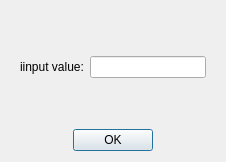
<?xml version="1.0" encoding="UTF-8"?>
<ui version="4.0">
 <class>SscDialog</class>
 <widget class="QDialog" name="SscDialog">
  <property name="geometry">
   <rect>
    <x>0</x>
    <y>0</y>
    <width>226</width>
    <height>162</height>
   </rect>
  </property>
  <property name="windowTitle">
   <string>Dialog</string>
  </property>
  <layout class="QVBoxLayout" name="verticalLayout">
   <item>
    <widget class="QWidget" name="widget" native="true">
     <layout class="QHBoxLayout" name="horizontalLayout">
      <item>
       <widget class="QLabel" name="label">
        <property name="text">
         <string>iinput value:</string>
        </property>
       </widget>
      </item>
      <item>
       <widget class="QLineEdit" name="lineEdit"/>
      </item>
     </layout>
    </widget>
   </item>
   <item alignment="Qt::AlignHCenter">
    <widget class="QPushButton" name="pushButton">
     <property name="text">
      <string>OK</string>
     </property>
    </widget>
   </item>
  </layout>
 </widget>
 <resources/>
 <connections/>
</ui>
